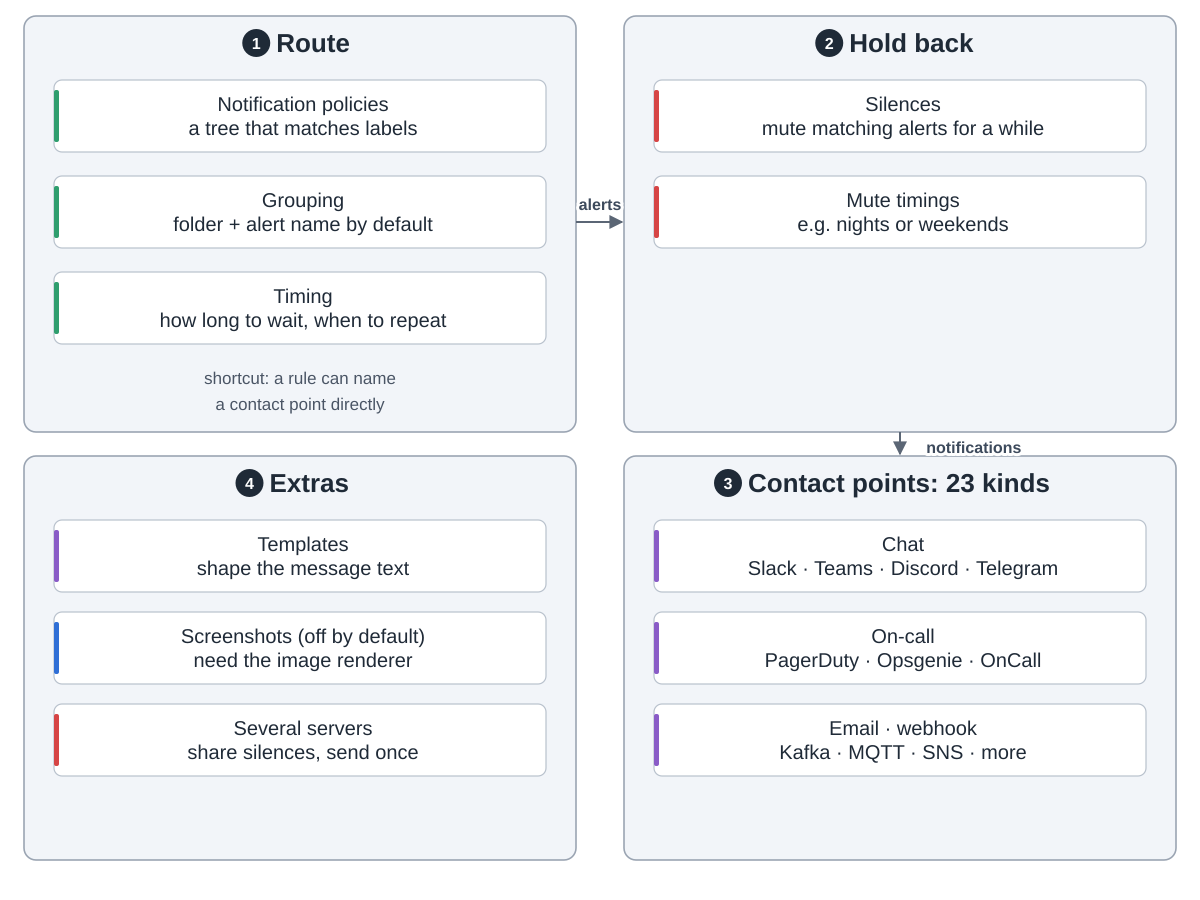

The script that saved this image:
"""Grafana: notifications.  Drawn from grafana/grafana at commit 6b6eaf7: the embedded Alertmanager from
github.com/grafana/alerting (go.mod), pkg/services/ngalert/models/notifications.go (group_by, group_wait,
group_interval, repeat_interval, mute_time_intervals; default grouping by folder and alert name),
notifier/autogen_alertmanager.go (a rule can name a contact point directly), notifier/silence_svc.go,
api/tooling/definitions/contact_points.go (23 contact point kinds), conf/defaults.ini
[unified_alerting.screenshots] capture = false (needs the image renderer), [unified_alerting] ha_* (gossip on
9094 or Redis; by default every server evaluates every rule, ha_single_node_evaluation opt-in).

Snake order: 1 route -> 2 hold back -> 3 contact points -> 4 extras.
Run: python3 notify.py"""
import sys
from pathlib import Path

sys.path.insert(0, str(Path(__file__).resolve().parents[2] / "tools"))
from archdiagram import Diagram  # noqa: E402

L, R, W = 24, 624, 552
T1, H1 = 16, 416
T2, H2 = 456, 404


def col(x, top, cards, h=72, gap=24, arrows=True):
    """One column of wide cards, top to bottom, optionally joined by arrows."""
    for i, (lbl, kind) in enumerate(cards):
        y = top + 64 + i * (h + gap)
        d.card(x + 30, y, lbl, kind, w=492, h=h)
        if arrows and i:
            d.arrow(f"M{x + W / 2} {y - gap}V{y - 2}")


def notes(x, top, hgt, *lines):
    """Up to two note lines at the foot of a group."""
    for i, s in enumerate(lines):
        d.note(x + W / 2, top + hgt - 22 - (len(lines) - 1 - i) * 26, s)


def handoffs(a, b, c, ya=T1 + 206, yc=T2 + 200):
    """Arrows between the four groups in snake order, with what each one carries."""
    if a:
        d.arrow(f"M{L + W} {ya}H{R - 2}", label=a, at=(600, ya - 12))
    if b:
        d.arrow(f"M{R + W / 2} {T1 + H1}V{T2 - 2}", label=b, at=(R + W / 2 + 14 + len(b) * 4.6, T1 + H1 + 21))
    if c:
        d.arrow(f"M{R} {yc}H{L + W + 2}", label=c, at=(600, yc - 12))

d = Diagram("Grafana: notifications",
            "1 Route: notification policies are a tree that matches alert labels; alerts are grouped, by folder and "
            "alert name by default, and timing settings say how long to wait and how often to repeat. A rule can also "
            "name a contact point directly. "
            "2 Hold back: silences mute matching alerts for a while; mute timings mute them at set times such as "
            "nights or weekends. "
            "3 Contact points, 23 kinds: chat such as Slack, Teams, Discord and Telegram; on-call such as PagerDuty, "
            "Opsgenie and Grafana OnCall; email, webhook, Kafka, MQTT, SNS and more. "
            "4 Extras: templates shape the message; screenshots are off by default and need the image renderer; "
            "several Grafana servers share silences and send each notification once.")

d.group(L, T1, W, H1, "Route", 1)
col(L, T1, [("Notification policies|a tree that matches labels", "plan"),
            ("Grouping|folder + alert name by default", "plan"),
            ("Timing|how long to wait, when to repeat", "plan")], arrows=False)
notes(L, T1, H1, "shortcut: a rule can name", "a contact point directly")

d.group(R, T1, W, H1, "Hold back", 2)
col(R, T1, [("Silences|mute matching alerts for a while", "review"),
            ("Mute timings|e.g. nights or weekends", "review")], arrows=False)

d.group(R, T2, W, H2, "Contact points: 23 kinds", 3)
col(R, T2, [("Chat|Slack · Teams · Discord · Telegram", "write"),
            ("On-call|PagerDuty · Opsgenie · OnCall", "write"),
            ("Email · webhook|Kafka · MQTT · SNS · more", "write")], gap=20, arrows=False)

d.group(L, T2, W, H2, "Extras", 4)
col(L, T2, [("Templates|shape the message text", "write"),
            ("Screenshots (off by default)|need the image renderer", "coding"),
            ("Several servers|share silences, send once", "review")], gap=20, arrows=False)

handoffs("alerts", "notifications", None)

d.save(Path(__file__).with_name("notify.svg"))
